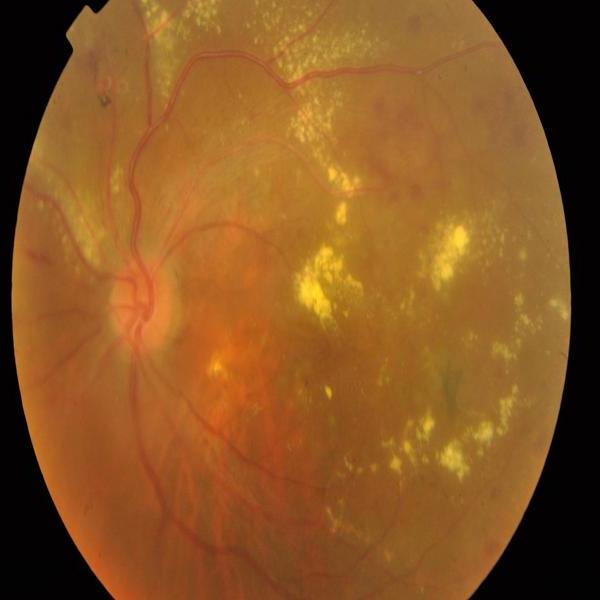
#> input picture backend/uploads/left-fundus-47f28f420c864714a95dd97629523a1c.png, 600 x 600 px
$ python -i preprocess.py   (imports and definitions only)
#> lines starting #> are read from the running program, lines starting #| are printed output that depends on the picture; after the words box and inside, x2 and y2 are one past the last pixel; in counts of white or black regions, pixels touching at a corner belong together
import cv2
import numpy as np

def extract_roi(image: np.ndarray) -> tuple[np.ndarray, tuple[int, int, int, int]]:
    gray = cv2.cvtColor(image, cv2.COLOR_BGR2GRAY)
    _, thresh = cv2.threshold(gray, 10, 255, cv2.THRESH_BINARY)
    contours, _ = cv2.findContours(thresh, cv2.RETR_EXTERNAL, cv2.CHAIN_APPROX_SIMPLE)

    if not contours:
        h, w = image.shape[:2]
        return image, (0, h, 0, w)

    largest_contour = max(contours, key=cv2.contourArea)
    x, y, w, h = cv2.boundingRect(largest_contour)
    cropped = image[y:y+h, x:x+w]

    max_side = max(w, h)
    padded = np.zeros((max_side, max_side, 3), dtype=image.dtype)
    y_offset = (max_side - h) // 2
    x_offset = (max_side - w) // 2
    padded[y_offset:y_offset+h, x_offset:x_offset+w] = cropped

    return padded, (y, y+h, x, x+w)

def apply_ben_graham(image: np.ndarray, sigma: int = 10) -> np.ndarray:
    blur = cv2.GaussianBlur(image, (0, 0), sigma)
    normalized = cv2.addWeighted(image, 4, blur, -4, 128)
    return normalized

def apply_clahe(image: np.ndarray, clip_limit: float = 2.0, tile_grid_size: tuple[int, int] = (8, 8)) -> np.ndarray:
    clahe = cv2.createCLAHE(clipLimit=clip_limit, tileGridSize=tile_grid_size)
    enhanced = clahe.apply(image)
    return enhanced

def preprocess_image(image: np.ndarray, target_size: tuple[int, int] = (512, 512), use_roi: bool = True) -> np.ndarray:
    if use_roi:
        img_roi, _ = extract_roi(image)
    else:
        img_roi = image.copy()

    green_ch = img_roi[:, :, 1]
    graham_img = apply_ben_graham(green_ch, sigma=10)
    enhanced_img = apply_clahe(graham_img, clip_limit=2.0, tile_grid_size=(8, 8))

    resized_img = cv2.resize(enhanced_img, target_size, interpolation=cv2.INTER_CUBIC)
    normalized_img = resized_img.astype(np.float32) / 255.0

    return normalized_img

def preprocess_mask(mask: np.ndarray, target_size: tuple[int, int] = (512, 512), bbox: tuple[int, int, int, int] = None) -> np.ndarray:
    if bbox is not None:
        y_min, y_max, x_min, x_max = bbox
        h, w = y_max - y_min, x_max - x_min
        cropped = mask[y_min:y_max, x_min:x_max]

        max_side = max(w, h)
        padded = np.zeros((max_side, max_side), dtype=mask.dtype)
        y_offset = (max_side - h) // 2
        x_offset = (max_side - w) // 2
        padded[y_offset:y_offset+h, x_offset:x_offset+w] = cropped
        mask_roi = padded
    else:
        mask_roi = mask.copy()

    resized_mask = cv2.resize(mask_roi, target_size, interpolation=cv2.INTER_NEAREST)

    max_val = mask_roi.max()
    if max_val > 0:
        binary_mask = (resized_mask >= (max_val / 2.0)).astype(np.float32)
    else:
        binary_mask = np.zeros_like(resized_mask, dtype=np.float32)

    return binary_mask

>>> import cv2
>>> picture = cv2.imread('../../uploads/left-fundus-47f28f420c864714a95dd97629523a1c.png')
#> picture is the input picture: shape (600, 600, 3); mean B, G, R 35.7, 86.2, 137.1
>>> result = preprocess_image(picture)
#> in extract_roi, `gray = cv2.cvtColor(image, cv2.COLOR_BGR2GRAY)`:
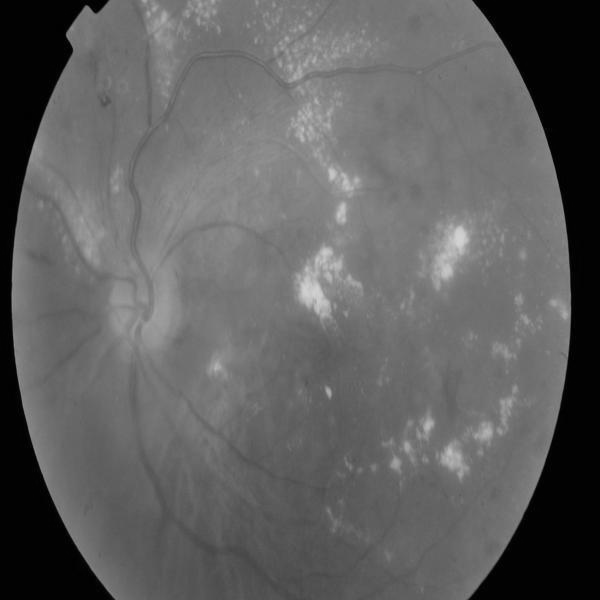
#> gray: shape (600, 600); min 0, max 211, mean 95.7
#> in extract_roi, `_, thresh = cv2.threshold(gray, 10, 255, cv2.THRESH_BINARY)`:
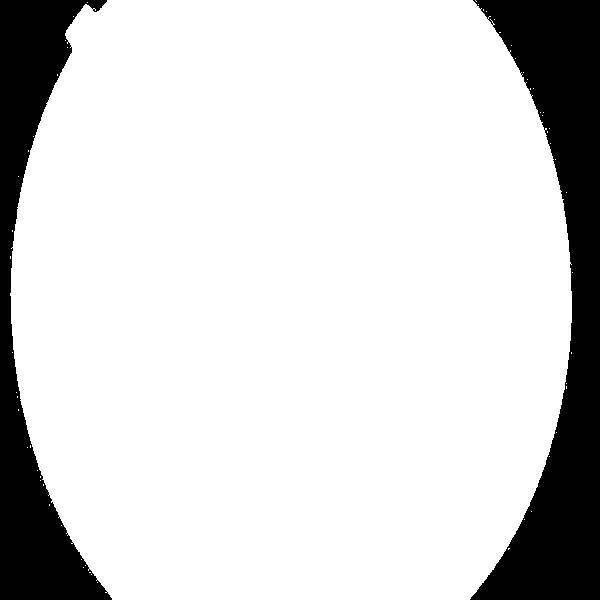
#> thresh: shape (600, 600); 83.5% white; 2 black regions
#> in extract_roi, `contours, _ = cv2.findContours(thresh, cv2.RETR_EXTERNAL, cv2.CHAIN_AP..`: contours = 58 contours, 57 with area under 20; largest, box (x1, y1, x2, y2) and area: (10, 0, 572, 600) 299565
#> in extract_roi, `largest_contour = max(contours, key=cv2.contourArea)`: largest_contour = contour of 720 points, box (x1, y1, x2, y2) (10, 0, 572, 600), area 299565
#> in extract_roi, `x, y, w, h = cv2.boundingRect(largest_contour)`: x = 10; y = 0; w = 562; h = 600
#> in extract_roi, `cropped = image[y:y+h, x:x+w]`:
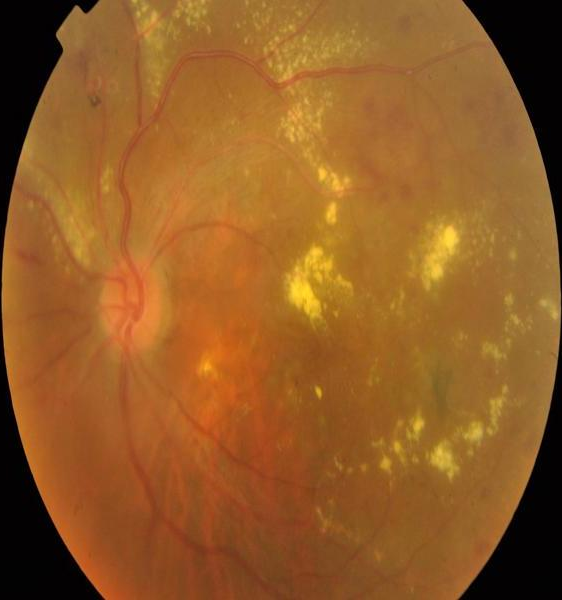
#> cropped: shape (600, 562, 3); mean B, G, R 37.9, 91.9, 146.2
#> in extract_roi, `y_offset = (max_side - h) // 2`: y_offset = 0
#> in extract_roi, `x_offset = (max_side - w) // 2`: x_offset = 19
#> in extract_roi, `padded[y_offset:y_offset+h, x_offset:x_offset+w] = cropped`:
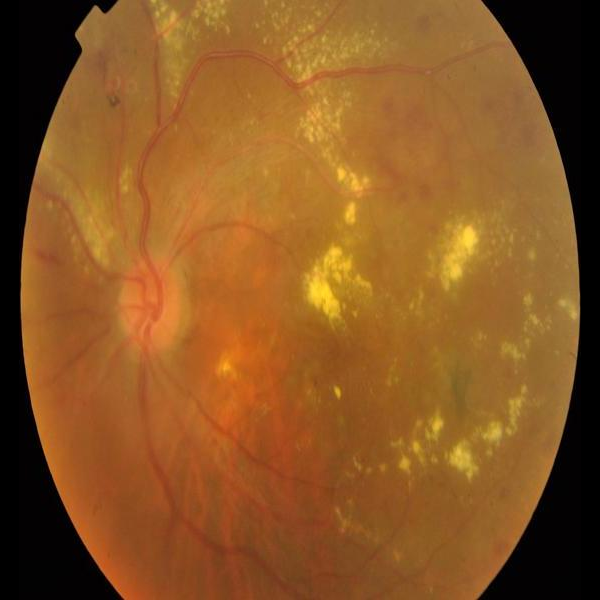
#> padded: shape (600, 600, 3); mean B, G, R 35.5, 86.1, 137
#> in preprocess_image, `green_ch = img_roi[:, :, 1]`:
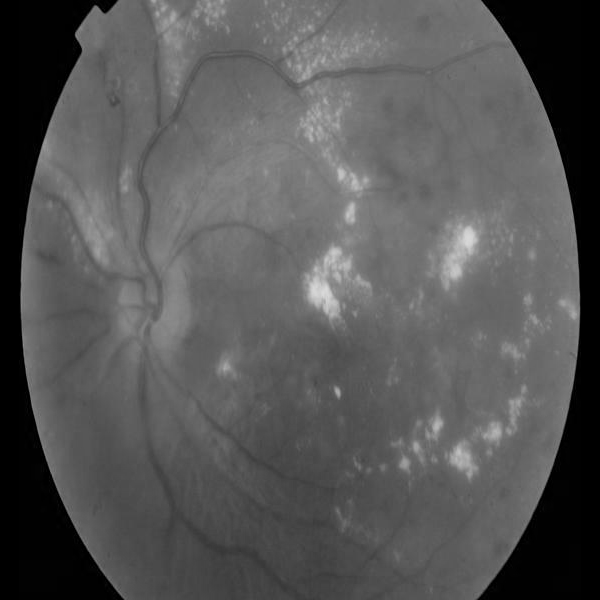
#> green_ch: shape (600, 600); min 0, max 217, mean 86.1
#> in apply_ben_graham, `blur = cv2.GaussianBlur(image, (0, 0), sigma)`:
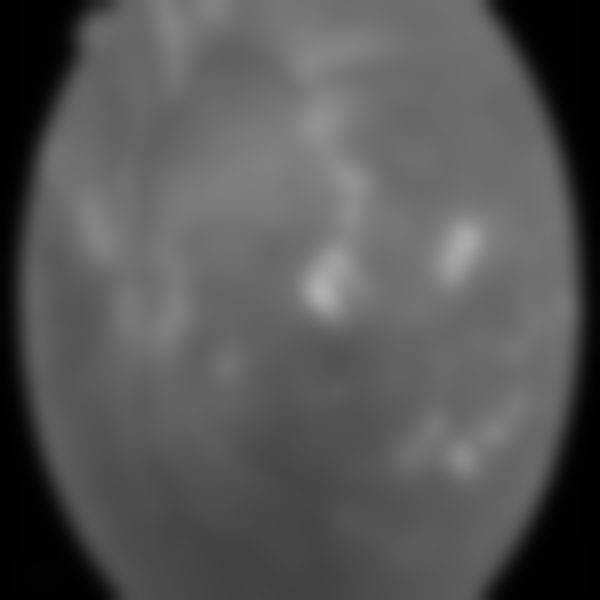
#> blur: shape (600, 600); min 0, max 176, mean 86.1
#> in apply_ben_graham, `normalized = cv2.addWeighted(image, 4, blur, -4, 128)`:
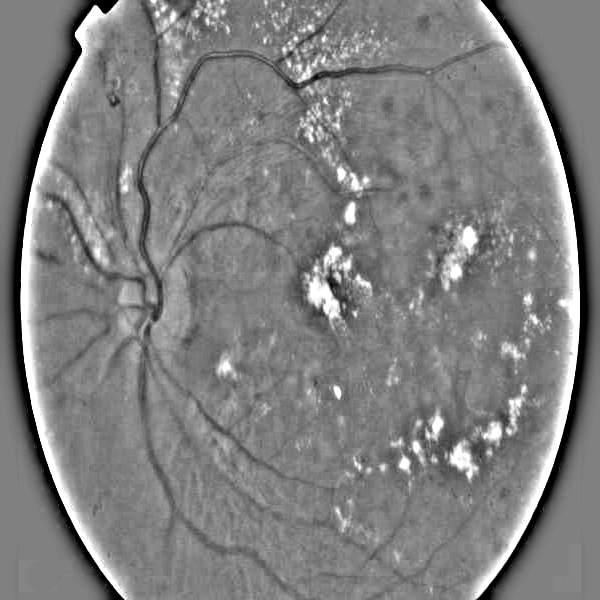
#> normalized: shape (600, 600); min 0, max 255, mean 127.5

$ run again, on backend/uploads/left-fundus-4d8faf5fbe3d4de6bc74f762b8cfaa4c.png
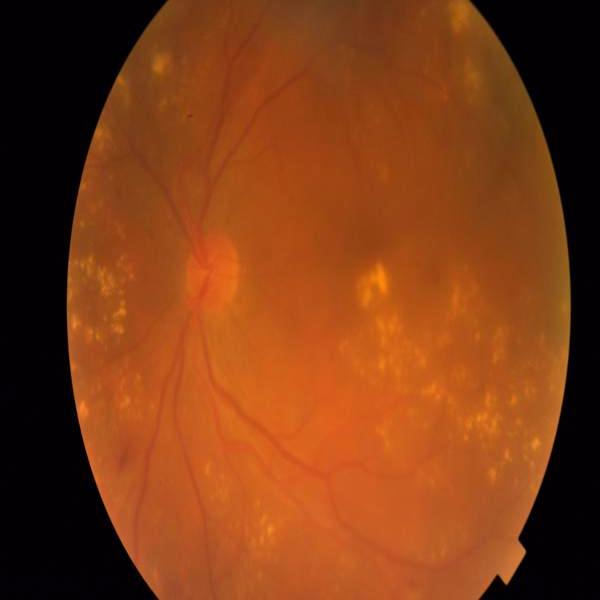
#> input picture backend/uploads/left-fundus-4d8faf5fbe3d4de6bc74f762b8cfaa4c.png, 600 x 600 px
#> picture is the input picture: shape (600, 600, 3); mean B, G, R 21.7, 60.1, 127.2
#> in extract_roi, `_, thresh = cv2.threshold(gray, 10, 255, cv2.THRESH_BINARY)`:
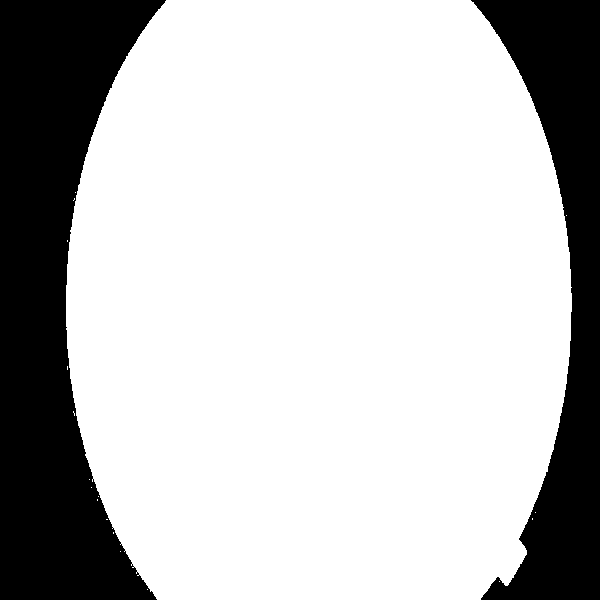
#> thresh: shape (600, 600); 74.7% white; 2 black regions
#> contours = 18 contours, 17 with area under 20; largest, box (x1, y1, x2, y2) and area: (66, 0, 572, 600) 268112
#> largest_contour = contour of 653 points, box (x1, y1, x2, y2) (66, 0, 572, 600), area 268112
#> x = 66; y = 0; w = 506; h = 600
#> y_offset = 0
#> x_offset = 47
#> in apply_ben_graham, `normalized = cv2.addWeighted(image, 4, blur, -4, 128)`:
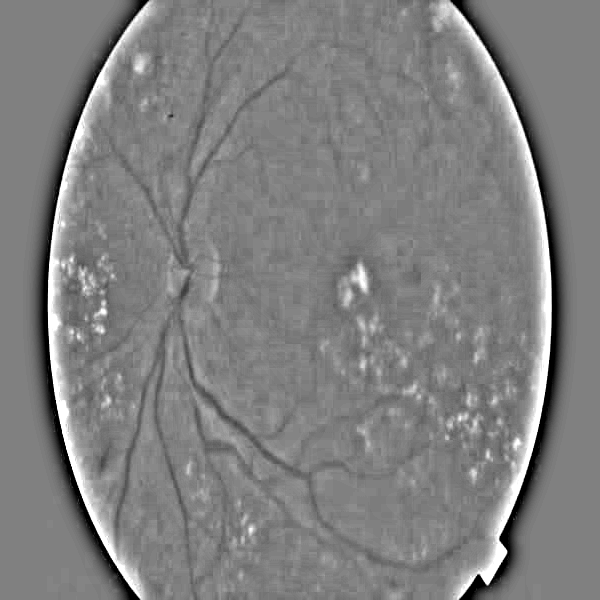
#> normalized: shape (600, 600); min 0, max 255, mean 127.7
